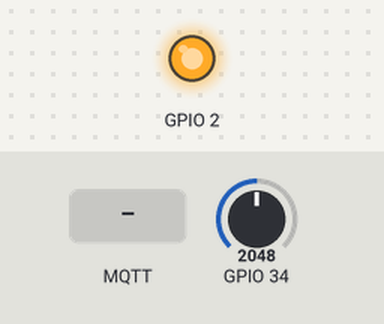
The sketch below on a simulated ESP32. Parts: output pins drawn as LEDs (lit = HIGH). The inputs (shaded band) are chosen by the test bench; at power-on: GPIO 34 = 2048. WiFi joins after 1.5 s; servers stay silent unless stated; no MQTT or app messages arrive unless stated; what the sketch prints to the serial monitor is not drawn.

Above: at 2.7 s.
2.8 s: MQTT message "5" arrives on the first subscribed topic
5.0 s: MQTT message "on" arrives on the first subscribed topic
7.0 s: GPIO 34 set to 0
At 7.9 s:
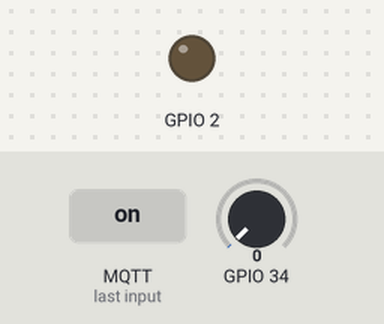
9.0 s: GPIO 34 set to 491
At 10.7 s:
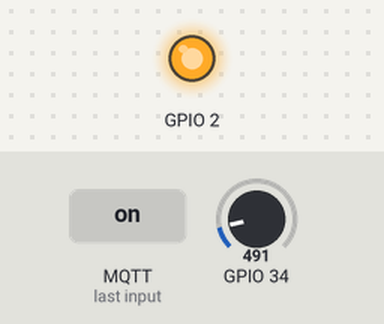
11.0 s: MQTT message "off" arrives on the first subscribed topic
Timing chart, 0 to 14.0 s (numbered marks = the images above; inputs shaded):
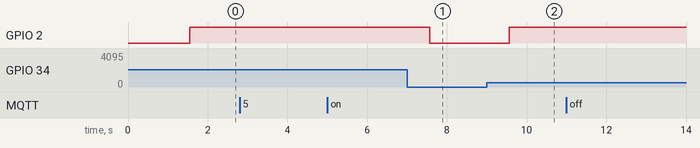

Measured:
- after the input at 2.8 s, every drawn part: stays the same
- after the input at 5.0 s, every drawn part: stays the same
- after the input at 7.0 s, GPIO 2: HIGH → LOW after 0.57 s
- after the input at 9.0 s, GPIO 2: LOW → HIGH after 0.57 s
- after the input at 11.0 s, every drawn part: stays the same

The sketch:

projeto_iot.ino
```cpp
#include <WiFi.h>
#include <PubSubClient.h>

const char* mqtt_server = "broker.hivemq.com";

WiFiClient WOKWI_Client;
PubSubClient client(WOKWI_Client);

int valorLDR = 0;
int limite = 0;
int valorLED = 0;

void reconnect() {
  while (!client.connected()) {
    Serial.print("Attempting MQTT connection...");

    if (client.connect("WOKWI_Client")) {
      Serial.println("connected");
    } else {
      Serial.print("failed, rc=");
      Serial.print(client.state());
      Serial.println(" try again in 5 seconds");
      delay(5000);
    }
  }
  client.subscribe("limite");
}

void callback(char* topic, byte* payload, unsigned int length) {
  String mensagem;

  for (int i = 0; i < length; i++) {
    mensagem += (char)payload[i];
  }

  Serial.print("Mensagem recebida: ");
  Serial.println(mensagem);
  limite = mensagem.toInt();
  Serial.print("Novo limite: ");
  Serial.println(limite);
}

void setup() {
  Serial.begin(9600);
  pinMode(34, INPUT);
  pinMode(2, OUTPUT);
  limite = 2000;
  //wifi setup
  Serial.print("Connecting to WiFi");
  WiFi.begin("Wokwi-GUEST", "", 6);
  while (WiFi.status() != WL_CONNECTED) {
    delay(100);
    Serial.print(".");
  }
  client.setServer(mqtt_server, 1883);
  client.setCallback(callback);
  Serial.println(" Connected!");
}

void loop()
{
  reconnect();
  client.loop();
  valorLDR = analogRead(34);
  if (valorLDR > limite) {
    digitalWrite(2, HIGH);
    valorLED = 1;
  } else {
    digitalWrite(2, LOW);
    valorLED = 0;
   }
  client.publish("LED", String(valorLED).c_str());
  client.publish("LDR", String(valorLDR).c_str());
  Serial.println(valorLDR);
  delay(1000);
}
```
